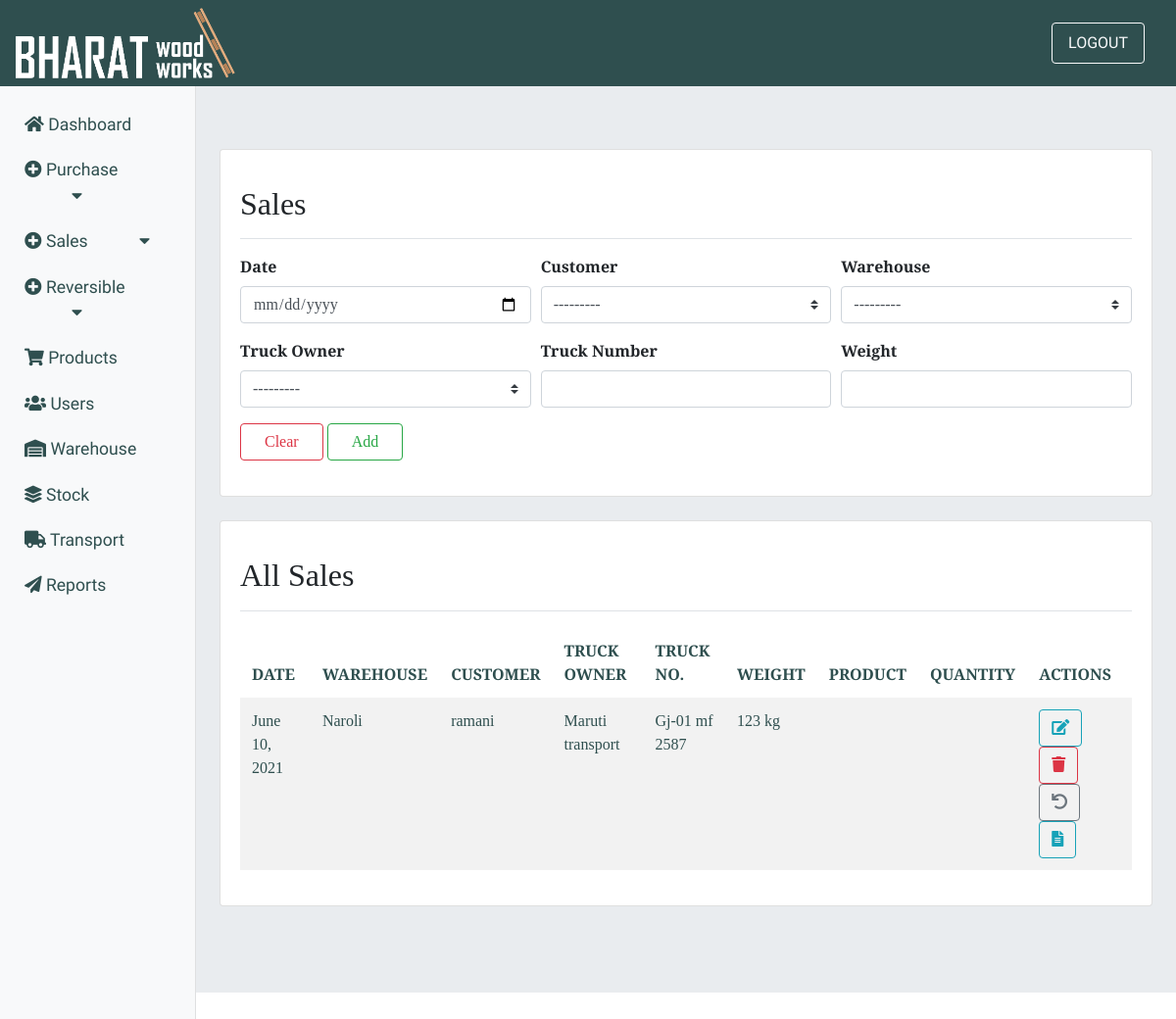
The page /sales/ (signed in) on the database as committed earlier.
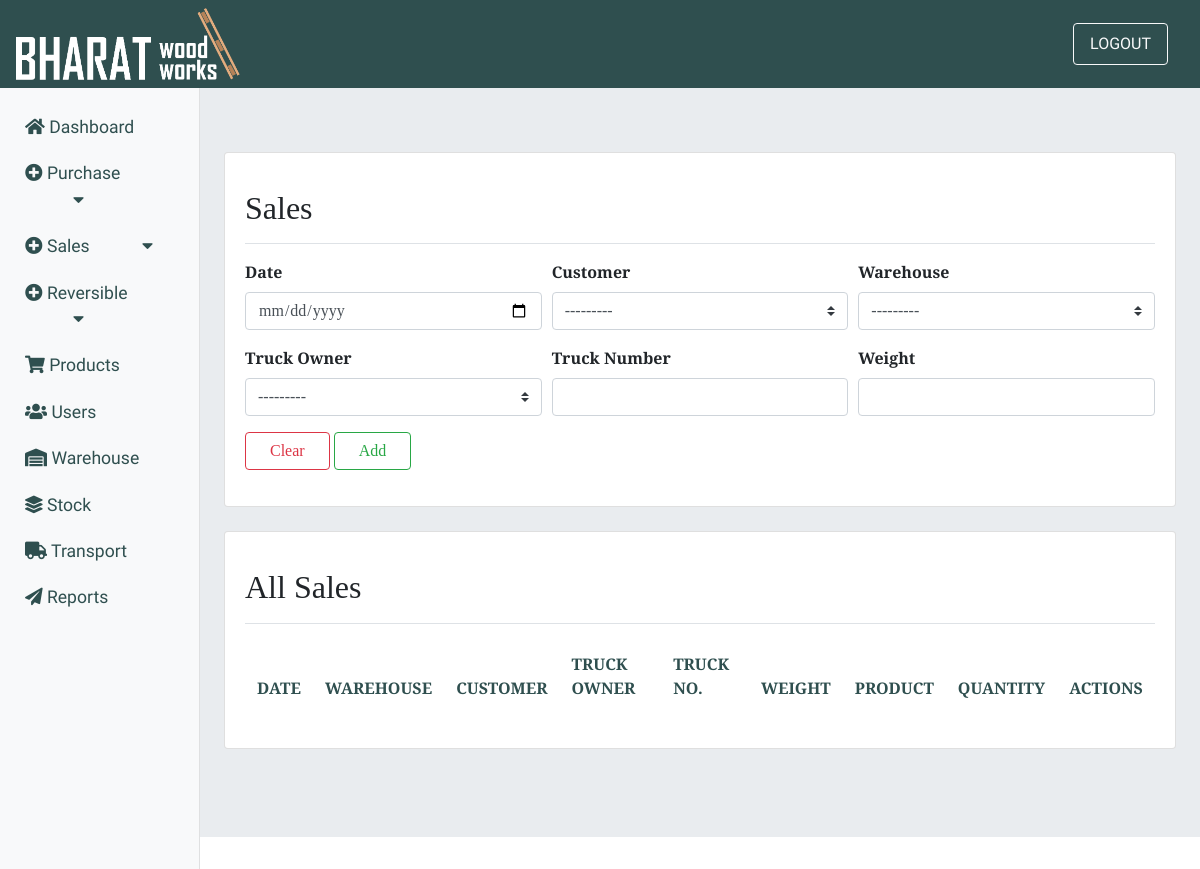
The same page on the database as committed later.
### sales/models.py (models this page shows, shortened)
class Sales(models.Model):
    alphanumeric = RegexValidator(r'^[0-9a-zA-Z]', 'Only alphanumeric characters are allowed.')
    sales_date = models.DateField()
    warehouse = models.ForeignKey(Warehouse,on_delete=models.DO_NOTHING)
    truck_owner = models.ForeignKey(Transportation,on_delete=models.DO_NOTHING,null=True)
    lr_no = models.IntegerField(null=False,blank=True,default=0)
    truck_no = models.CharField(max_length=50, blank=True, null=True, validators=[alphanumeric])
    weight   = models.CharField(max_length=30,null=True)
    sales_user = models.ForeignKey(Customer,on_delete=models.DO_NOTHING, blank=False, null=True)

### purchase/models.py (models this page shows)
class Warehouse(models.Model):
    warehouse_name = models.CharField(max_length=30)
    area = models.ForeignKey(Area,on_delete=models.DO_NOTHING,null=True,blank=False)
    is_active = models.BooleanField(default=True)
    def __str__(self):
        return self.warehouse_name

class Transportation(models.Model):
    co_name = models.CharField(max_length=30,null=True)
    mobile     = models.CharField(max_length=13,blank=True)
    address     = models.TextField(max_length=120,null=True,blank=False)
    area = models.ForeignKey(Area,on_delete=models.DO_NOTHING,null=True,blank=False)
    is_active       = models.BooleanField(default=True)
    def __str__(self):
        return self.co_name

### inventory/models.py (models this page shows)
class Customer(models.Model):
    alphanumeric = RegexValidator(r'^[0-9a-zA-Z]*$', 'Only alphanumeric characters are allowed.')
    customer_name = models.CharField(max_length=20)
    phone      = models.CharField(max_length=13,blank=False,null=True)
    address = models.TextField(max_length=120,blank=True)
    gst_no = models.CharField(max_length=50, blank=True, null=True, validators=[alphanumeric])
    account = models.ForeignKey(Account,on_delete=models.DO_NOTHING,null=True,blank=False)
    company = models.ForeignKey(Company,on_delete=models.DO_NOTHING,null=True,blank=False)
    area = models.ForeignKey(Area,on_delete=models.DO_NOTHING,null=True,blank=False)
    def __str__(self):
        return self.customer_name

### sales/views.py (the view, shortened to what this page needs)
# urls.py: path('sales/', views.sales_master, name='sales'),
@login_required(login_url='login')
def sales_master(request):
    sales_data = Sales.objects.select_related('warehouse', 'sales_user').all()
    shp = Sales_has_product.objects.select_related('sales', 'product').all()
    salesform = SalesForm()
    shw = SupervisorHasWarehouse()
    if request.user.role == 'Supervisor':
        acc = Supervisor.objects.get(account=request.user)
        shw = SupervisorHasWarehouse.objects.filter(supervisor=acc.id)
    context = {'salesform': salesform,
               'sales_data': sales_data, 'shp': shp, 'shw': shw}
    return render(request, 'sales/sales.html', context)

### sales/forms.py
class SalesForm(forms.ModelForm):
    sales_date = forms.CharField(widget=forms.DateInput(
        attrs={'class': 'form-control', 'type': 'date'}))
    warehouse = forms.ModelChoiceField(
        queryset=warehouses, widget=forms.Select(attrs={'class': 'custom-select'}))
    sales_user = forms.ModelChoiceField(
        queryset=sales_users, widget=forms.Select(attrs={'class': 'custom-select'}))
    truck_owner = forms.ModelChoiceField(
        queryset=truck_owners, widget=forms.Select(attrs={'class': 'custom-select'}))
    truck_no = forms.CharField(widget=forms.TextInput(
        attrs={'class': 'form-control', 'type': 'text'}))
    weight = forms.CharField(widget=forms.TextInput(
        attrs={'class': 'form-control', 'type': 'text'}))
    class Meta():
        model = Sales
        fields = ('sales_date', 'warehouse', 'truck_owner',
                  'truck_no', 'weight', 'sales_user')

### sales/templates/sales/sales.html (shortened to what this page needs)
{% extends 'inventory/main.html' %}
{% load static %}
{% block content %}
<div class="card mb-4">
    <div class="card-body">
        <div
            class="d-flex justify-content-between flex-wrap flex-md-nowrap align-items-center pt-3 pb-2 mb-3 border-bottom">
            <h1 class="h2"> Sales</h1>
        </div>
        <form method="POST">
            <div class="form-row">
                <div class="col-sm-4 mb-3">
                    <label class="font-weight-bold">Date</label>
                    <input type="date" name="sales_date" class="form-control">
                </div>
                <div class="col-sm-4 mb-3">
                    <label class="font-weight-bold">Customer</label>
                    {{ salesform.sales_user }}
                </div>
                <div class="col-sm-4 mb-3">
                    <label class="font-weight-bold">Warehouse</label>
                    {% if user.role == "admin" %}
                    {{ salesform.warehouse  }}
                    {% endif %}
                </div>
            </div>
            <div class="form-row">
                <div class="col-sm-4 mb-3">
                    <label class="font-weight-bold">Truck Owner</label>
                    {{ salesform.truck_owner }}
                </div>
                <div class="col-sm-4 mb-3">
                    <label class="font-weight-bold">Truck Number</label>
                    {{ salesform.truck_no }}
                </div>
                <div class="col-sm-4 mb-3">
                    <label class="font-weight-bold">Weight</label>
                    {{ salesform.weight }}
                </div>
            </div>
            <button class="btn btn-outline-danger mb-3 px-4" type="reset">Clear</button>
            <button class="btn btn-outline-success mb-3 px-4" type="submit" name="action">Add</button>
        </form>
    </div>
</div>
<div class="card mb-4">
    <div class="card-body">
        <div
            class="d-flex justify-content-between flex-wrap flex-md-nowrap align-items-center pt-3 pb-2 mb-3 border-bottom">
            <h1 class="h2">All Sales</h1>
        </div>
        <table class="table table-striped table-borderless">
            <thead>
                <tr>
                    <th>DATE</th>
                    <th>WAREHOUSE</th>
                    <th>CUSTOMER</th>
                    <th>TRUCK OWNER</th>
                    <th>TRUCK NO.</th>
                    <th>WEIGHT</th>
                    <th>PRODUCT</th>
                    <th>QUANTITY</th>
                    <th>ACTIONS</th>
                </tr>
            </thead>
            <tbody>
                {% for sales in sales_data %}
                <tr>
                    {% if user.role == "Supervisor" %}
                    {% for ware in shw %}
                    {% if sales.warehouse == ware.warehouse %}
                    <td>{{ sales.sales_date }}</td>
                    <td>{{ sales.warehouse }}</td>
                    <td>{{ sales.sales_user }}</td>
                    <td>{{ sales.truck_owner }}</td>
                    <td>{{ sales.truck_no }}</td>
                    <td>{{ sales.weight }}</td>
                    <td>{% for prod in shp %}
                        {% if prod.sales == sales %}
                        {{ prod.product }}<br>
                        {% endif %}
                        {% endfor %}</td>
                    <td>{% for prod in shp %}
                        {% if prod.sales == sales %}
                        {{ prod.qty }}<br>
                        {% endif %}
                        {% endfor %}</td>
                    <td>
                        <a href="{% url 'update_sales' sales.id %}" class="btn btn-outline-info">
                            <i class="fas fa-edit"></i>
                        </a>
                        <button type="button" class="btn btn-outline-danger" data-toggle="modal"
                            data-target="#deleteModal{{ sales.id }}">
                            <i class="fas fa-trash"></i>
                        </button>
                        <a href="{% url 'sales_return' sales.id  %}">
                            <i class="fas fa-undo"></i>
                        </a>
                        <a class="btn btn-info" href="{% url 'pdf_view' sales.id  %}" target="_blank">
                            <i class="fas fa-file-alt"></i>
                        </a>
                    </td>
                </tr>
                {% endif %}
                {% endfor %}
                {% elif user.role == "admin" %}
                <td>{{ sales.sales_date }}</td>
                <td>{{ sales.warehouse }}</td>
                <td>{{ sales.sales_user }}</td>
                <td>{{ sales.truck_owner }}</td>
                <td>{{ sales.truck_no }}</td>
                <td>{{ sales.weight }}</td>
                <td></td>
                <td></td>
                <td>
                    <a href="{% url 'update_sales' sales.id %}" class="btn btn-outline-info">
                        <i class="fas fa-edit"></i>
                    </a>
                    <button type="button" class="btn btn-outline-danger" data-toggle="modal"
                        data-target="#deleteModal{{ sales.id }}">
                        <i class="fas fa-trash"></i>
                    </button>
                    <a href="{% url 'sales_return' sales.id  %}" class="btn btn-outline-secondary">
                        <i class="fas fa-undo"></i>
                    </a>
                    <a href="{% url 'pdf_view' sales.id  %}" class="btn btn-outline-info" target="_blank">
                        <i class="fas fa-file-alt"></i>
                    </a>
                </td>
                </tr>
                {% endif %}
                {% endfor %}
            </tbody>
        </table>
    </div>
</div>
{% endblock %}

### inventory/templates/inventory/main.html (shortened to what this page needs)
{% load static %}
<!doctype html>
<html lang="en">
<head>
        <link rel="stylesheet" href="//cdn.jsdelivr.net/npm/alertifyjs@1.13.1/build/css/alertify.min.css"/>
        <link rel="stylesheet" href="//cdn.jsdelivr.net/npm/alertifyjs@1.13.1/build/css/themes/default.min.css"/>
    <link rel="stylesheet" href="{% static 'css/dashboard.css' %}">
    <link rel="stylesheet" href="https://stackpath.bootstrapcdn.com/bootstrap/4.5.0/css/bootstrap.min.css"
>
    <link href="https://unpkg.com/bootstrap-table@1.18.3/dist/bootstrap-table.min.css" rel="stylesheet">
    <link rel="stylesheet" href="https://use.fontawesome.com/releases/v5.3.1/css/all.css"
>
</head>
<body>
    <nav class="navbar navbar-light border-0">
        <img src="{% static 'images/Group 81.png' %}" alt="logo" style="width:225px; height:72px;">
        <ul class="navbar-nav px-3">
            <form class="form-inline my-2 my-lg-0">
                <a class="btn btn-outline-light px-3 py-2" href="{% url 'logout' %}"> LOGOUT </a>
            </form>
        </ul>
    </nav>
    <div class="container-fluid">
        <div class="row">
            <nav id="sidebarMenu" class="col-md-3 col-lg-2 d-md-block bg-light sidebar collapse">
                <div class="sidebar-sticky pt-3">
                    <ul class="nav flex-column">
                        {% if user.role == 'admin' %}
                        <li class="nav-item">
                            <a class="nav-link" href="{% url 'Admin_dashboard' %}">
                                <span><i class="fas fa-home"></i></span>
                                Dashboard
                            </a>
                        </li>
                        {% endif %}
                        <li class="nav-item">
                            <a class="nav-link" href="#purchaseSubmenu" data-toggle="collapse" aria-expanded="false">
                                <span><i class="fas fa-plus-circle"></i></span> Purchase<span><i
                                        class="fas fa-caret-down ml-5"></i></span>
                            </a>
                        </li>
                        <li class="nav-item">
                            <a class="nav-link" href="#salesSubmenu" data-toggle="collapse" aria-expanded="false">
                                <span><i class="fas fa-plus-circle"></i></span> Sales
                               <span><i
                                        class="fas fa-caret-down ml-5"></i></span>
                            </a>
                        </li>
                        <li class="nav-item">
                            <a class="nav-link" href="#dispatchSubmenu" data-toggle="collapse" aria-expanded="false">
                                <span><i class="fas fa-plus-circle"></i></span> Reversible <span><i
                                        class="fas fa-caret-down ml-5"></i></span>
                            </a>
                        </li>
                        {% if user.role == 'admin' %}
                        <li class="nav-item">
                            <a class="nav-link" href="{% url 'product' %}">
                                <span><i class="fas fa-shopping-cart"></i></span>
                                Products
                            </a>
                        </li>
                        {% endif %}
                        {% if user.role == 'admin' %}
                        <li class="nav-item">
                            <a class="nav-link" href="{% url 'users' %}">
                                <span><i class="fas fa-users"></i></span>
                                Users
                            </a>
                        </li>
                        <li class="nav-item">
                            <a class="nav-link" href="{% url 'warehouse' %}">
                                <span><i class="fas fa-warehouse"></i></span>
                                Warehouse
                            </a>
                        </li>
                        {% endif %}
                        <li class="nav-item">
                            <a class="nav-link" href="{% url 'stock' %}">
                                <span><i class="fas fa-layer-group"></i></span>
                                Stock
                            </a>
                        </li>
                        {% if user.role == 'admin' %}
                        <li class="nav-item">
                            <a class="nav-link" href="{% url 'transportation' %}">
                                <span><i class="fas fa-truck"></i></span>
                                Transport
                            </a>
                        </li>
                        <li class="nav-item">
                            <a class="nav-link" href="{% url 'report' %}">
                                <span><i class="fa fa-paper-plane" aria-hidden="true"></i></span>
                                Reports
                            </a>
                        </li>
                        {% endif %}
                    </ul>
                </div>
            </nav>
            <main role="main" class="jumbotron jumbotron-fluid col-md-9 ml-sm-auto col-lg-10 px-md-4">
                {% block content %}
                {% endblock %}
            </main>
</body>
</html>

### static/css/dashboard.css (style rules this page uses)
:root { --Sniglet-font: "Sniglet", cursive; --Rubik: "Rubik", cursive; --Patua: "Patua One", cursive; --Lobster: "lobster", cursive; --Merriweather: "Merriweather Sans", cursive; --light-black: #2e2c2caf; --bggradient: linear-gradient(to bottom, #ff5733, #ffffff); --light-gray: rgba(255, 255, 255, 0.877); }
nav a { font-family: var(--Sniglet-font); font-size: 1.1em; color: white; }
nav { background-color: darkslategrey; }
.sidebar { position: fixed; top: 0; bottom: 0; left: 0; z-index: 100; box-shadow: inset -1px 0 0 rgba(0, 0, 0, .1); }
.sidebar-sticky { position: relative; top: 0; height: calc(100vh - 48px); padding-top: .5rem; overflow-x: hidden; overflow-y: auto; }
.container-fluid .row #sidebarMenu a { padding: 10px; display: block; color: darkslategrey; text-decoration: none; }
tr, td { color: darkslategrey; }
a[data-toggle="collapse"] { position: relative; }
main { font-family: var(--Merriweather); }

Rows that differ between the two databases and show on the page:
removed Sales: sales_date "June 10, 2021", warehouse "Naroli", sales_user "ramani", truck_owner "Maruti transport", truck_no "Gj-01 mf 2587", weight "123 kg"
